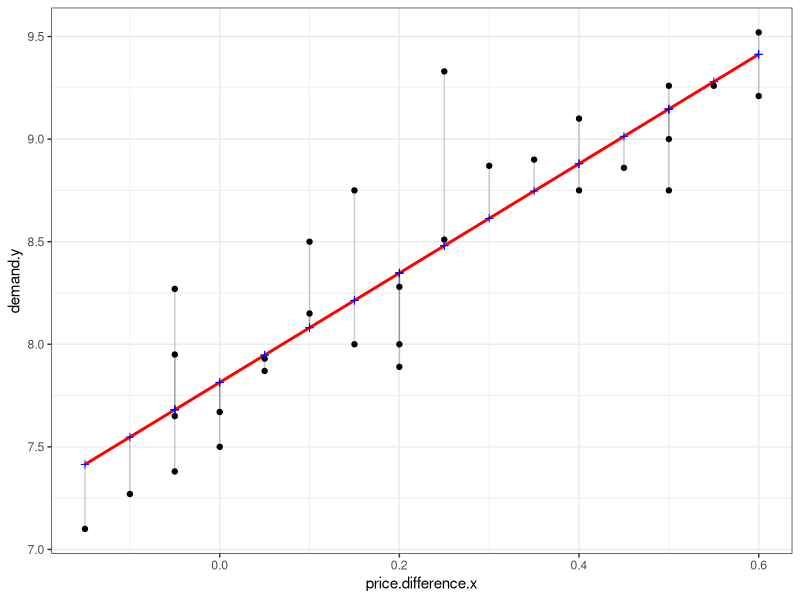

Write the R code that produced this figure.
### Multivaraite statistics-linear regression

## download package
install.packages("ggplot2") #for visualization
library(ggplot2)

## data load
data <- read.csv("demand.csv",header = TRUE)
data <- data[,2:3] #drop the first column

## make a regression model
lm.1 <- lm(demand.y ~ ., data = data) #model making
summary(lm.1) #model summary

## plotting
data$residulas <- resid(lm.1)
data$predicted <- predict(lm.1)

ggplot(data, aes(x = price.difference.x, y = demand.y)) +
  geom_smooth(method = "lm", se = FALSE, color = "red") +  # Plot regression slope
  geom_segment(aes(xend = price.difference.x, yend = predicted), alpha = .2) +
  geom_point() +
  geom_point(aes(y = predicted), shape = 3, color = "blue") +
  theme_bw()  # Add theme for cleaner look

## predict the value of demand for new datum (i.e. 0)
new_x <- data.frame(price.difference.x=c(0))
predict_x0 <- predict(lm.1, newdata = new_x)


